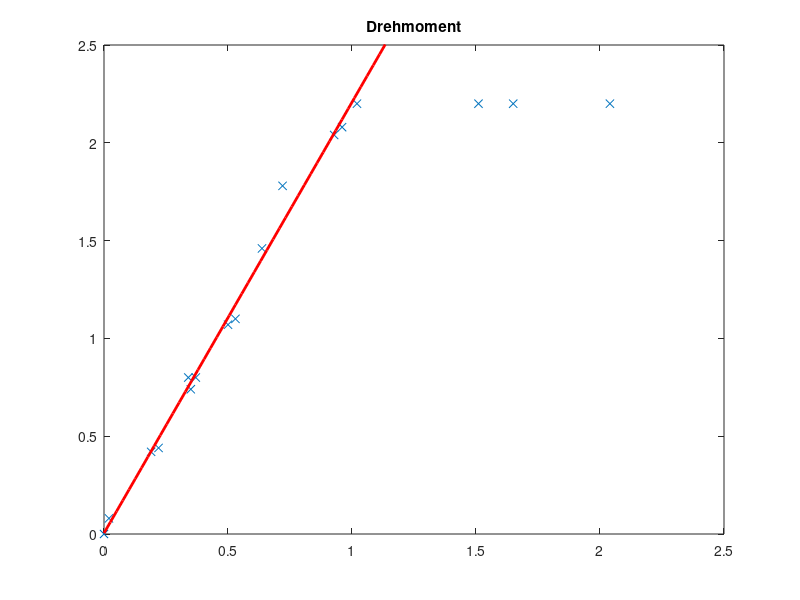

Write the MATLAB code that produced this figure. (Note: this script raises an error after producing the figure.)
% Aktorik & Sensorik - WS 2020
%
% 1.1 Messung des Stillstandsdrehmomentes
%
% Datum: 27.10.2020
% Autoren:  Anton Kress,    S872899
%           Jan Abel,       S876662

clear
home
close all

% A = B - 3 letzte Elemente - Arbeitsbereich
load A
load B
% Auslesen der Ströme und Drehmomente
A_plot=sortrows(A,2);
B_plot=sortrows(B,2);

% lineares fitting im Arbeitsbereich
f1 = polyfit(A_plot(:,2), A_plot(:,3), 1);
% Momentenkonstante k_m entspricht Steigung der Gerade
k_m=f1(1,1)
% Erzeugung der Ausgleichsgerade
x1 = linspace(0, 2.5);
y1 = polyval(f1, x1);

figure(1);
plot(B_plot(:,2), B_plot(:,3),'x', x1, y1, 'r','linewidth',2 );
axis([0 2.5 0 2.5])
title('Drehmoment')
subtitle(['k_m=' num2str(k_m)])
xlabel('I_a in A');
ylabel('M_m in N');
grid on